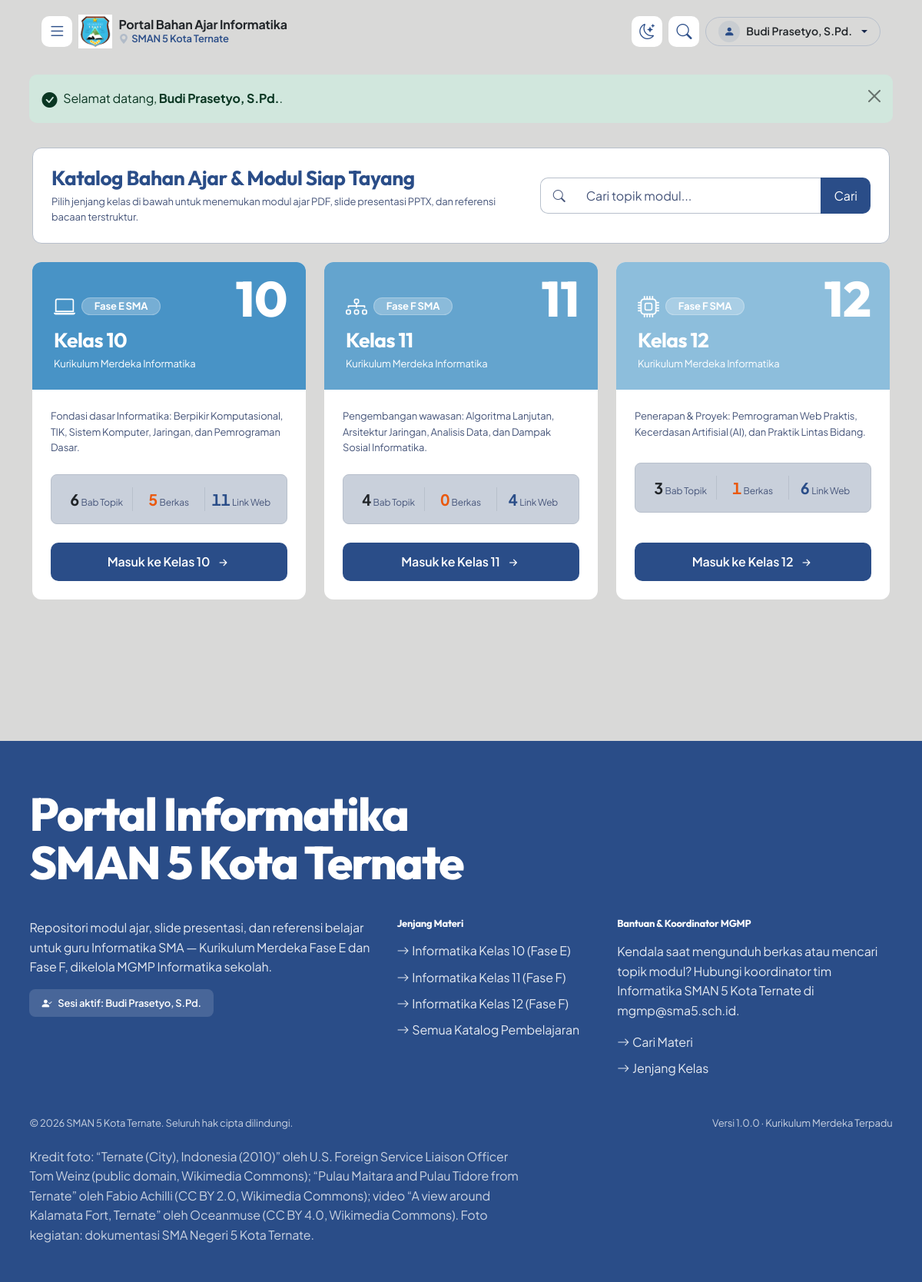
Page /guru/index.php (signed in) on the committed database.
### tables this page shows
CREATE TABLE `kelas` (
  `id` INT AUTO_INCREMENT PRIMARY KEY,
  `nama_kelas` VARCHAR(20) NOT NULL,
  `tingkat` INT NOT NULL,
  `deskripsi` VARCHAR(255) DEFAULT NULL
);

### includes/config.php (called while the page is built, shortened)
<?php
function base_url($path = '') {
    $p = ltrim(str_replace('\\', '/', $path), '/');
    return BASE_PATH . '/' . $p;
}

### guru/index.php (the view, shortened to what this page needs)
<?php
require_once __DIR__ . '/../includes/config.php';
require_once __DIR__ . '/../includes/db.php';
require_once __DIR__ . '/../includes/functions.php';
$stmtKelas = $pdo->query("
    SELECT k.*,
           COUNT(DISTINCT t.id) as total_topik,
           COUNT(DISTINCT f.id) as total_file,
           COUNT(DISTINCT r.id) as total_referensi
    FROM kelas k
    LEFT JOIN topik t ON k.id = t.kelas_id
    LEFT JOIN file_materi f ON t.id = f.topik_id
    LEFT JOIN referensi r ON t.id = r.topik_id
    GROUP BY k.id
    ORDER BY k.tingkat ASC
");
$daftarKelas = $stmtKelas->fetchAll();
require_once __DIR__ . '/../includes/header.php';
?>
<div class="container pt-3 pb-4">
    <div class="card card-modern p-4 mb-4 bg-white anim-reveal" style="border-radius: var(--radius-lg); border: 1px solid var(--border-subtle);">
        <div class="row align-items-center gy-3">
            <div class="col-md-7">
                <h3 class="fw-bold mb-1" style="color: var(--color-primary);">
                    Katalog Bahan Ajar & Modul Siap Tayang
                </h3>
                <p class="text-muted small mb-0">
                    Pilih jenjang kelas di bawah untuk menemukan modul ajar PDF, slide presentasi PPTX, dan referensi bacaan terstruktur.
                </p>
            </div>
            <div class="col-md-5">
                <form action="<?= base_url('guru/search.php') ?>" method="GET">
                    <div class="input-group input-group-pill">
                        <span class="input-group-text bg-white border-end-0 text-muted ps-3">
                            <i class="bi bi-search"></i>
                        </span>
                        <input type="text" name="q" class="form-control border-start-0 border-end-0" placeholder="Cari topik modul..." required>
                        <button class="btn btn-pill-primary px-3" type="submit">
                            Cari
                        </button>
                    </div>
                </form>
            </div>
        </div>
    </div>
    <div class="row g-4 mb-5">
        <?php
        $header_classes = [
            10 => 'card-header-kelas-10',
            11 => 'card-header-kelas-11',
            12 => 'card-header-kelas-12'
        ];
            $icons = [
                10 => 'bi-laptop',
                11 => 'bi-diagram-3',
                12 => 'bi-cpu'
            ];
            $indexKartu = 0;
            foreach ($daftarKelas as $kls):
                $tingkat = $kls['tingkat'];
                $header_class = $header_classes[$tingkat] ?? 'card-header-kelas-10';
                $icon = $icons[$tingkat] ?? 'bi-book';
                $delayKartu = round($indexKartu * 0.15, 2);
                $indexKartu++;
            ?>
        <div class="col-lg-4 col-md-6">
            <div class="card card-kelas h-100 anim-reveal" style="--d: <?= $delayKartu ?>s;">
                <div class="card-header-gradient <?= $header_class ?>">
                    <span class="kelas-number-watermark"><?= $tingkat ?></span>
                    <div class="d-flex align-items-center gap-2 mb-2">
                        <i class="bi <?= $icon ?> fs-3 text-white"></i>
                        <span class="badge bg-white bg-opacity-25 rounded-pill px-3 py-1 text-white border border-white border-opacity-25 small">
                            Fase <?= $tingkat == 10 ? 'E' : 'F' ?> SMA
                        </span>
                    </div>
                    <h3 class="fw-bold mb-1 text-white"><?= e($kls['nama_kelas']) ?></h3>
                    <p class="small text-white text-opacity-90 mb-0">Kurikulum Merdeka Informatika</p>
                </div>
                <div class="card-body p-4 d-flex flex-column justify-content-between">
                    <div>
                        <p class="text-muted small mb-4" style="line-height: 1.6; min-height: 3.6em;">
                            <?= e($kls['deskripsi'] ?? 'Materi bahan ajar yang terstruktur dan siap digunakan.') ?>
                        </p>
                        <div class="p-3 rounded-3 mb-4" style="background: var(--color-ice); border: 1px solid var(--border-subtle);">
                                <div class="row text-center g-2">
                                    <div class="col-4 border-end" style="border-color: var(--border-subtle) !important;">
                                        <div class="fw-bold fs-5 text-dark counter-value" data-count="<?= (int) $kls['total_topik'] ?>"><?= $kls['total_topik'] ?></div>
                                        <small class="text-muted" style="font-size: 0.75rem;">Bab Topik</small>
                                    </div>
                                    <div class="col-4 border-end" style="border-color: var(--border-subtle) !important;">
                                        <div class="fw-bold fs-5 counter-value" data-count="<?= (int) $kls['total_file'] ?>" style="color: #ea580c;"><?= $kls['total_file'] ?></div>
                                        <small class="text-muted" style="font-size: 0.75rem;">Berkas</small>
                                    </div>
                                    <div class="col-4">
                                        <div class="fw-bold fs-5 counter-value" data-count="<?= (int) $kls['total_referensi'] ?>" style="color: var(--color-primary);"><?= $kls['total_referensi'] ?></div>
                                        <small class="text-muted" style="font-size: 0.75rem;">Link Web</small>
                                    </div>
                                </div>
                        </div>
                    </div>
                    <a href="<?= base_url('guru/kelas.php?tingkat=' . $tingkat) ?>" class="btn-pill btn-pill-primary w-100 justify-content-between">
                        <span>Masuk ke <?= e($kls['nama_kelas']) ?></span>
                        <i class="bi bi-arrow-right-short fs-5"></i>
                    </a>
                </div>
            </div>
        </div>
        <?php endforeach; ?>
    </div>
</div>
<?php require_once __DIR__ . '/../includes/footer.php'; ?>

### assets/css/style.css (style rules this page uses)
html { overflow-x: clip; max-width: 100%; -webkit-text-size-adjust: 100%; text-size-adjust: 100%; touch-action: manipulation; scroll-behavior: smooth; scroll-padding-top: calc(var(--nav-h) + 16px); }
body { font-family: 'Plus Jakarta Sans', -apple-system, BlinkMacSystemFont, "Segoe UI", Roboto, sans-serif; font-size: var(--fs-body); line-height: 1.55; background-color: var(--ground); color: var(--ink); min-height: 100svh; display: flex; flex-direction: column; letter-spacing: -0.01em; overflow-x: clip; max-width: 100%; margin: 0; }
h1, h2, h3, h4, h5, h6, .font-heading { font-family: 'Outfit', 'Plus Jakarta Sans', sans-serif; color: var(--ink); letter-spacing: -0.02em; font-weight: 700; line-height: 1.15; }
body.landing h3 { font-size: var(--fs-lead); }
p { margin-top: 0; }
a { color: var(--accent); text-decoration: none; transition: color 0.2s ease; }
small, .small { font-size: var(--fs-small); }
.btn { border-radius: var(--radius-md); }
.btn-pill { border-radius: var(--radius-md); border: 0; padding: 0.6rem 1.35rem; font-weight: 600; font-size: var(--fs-body); display: inline-flex !important; align-items: center !important; justify-content: center !important; white-space: nowrap !important; text-decoration: none !important; gap: 0.45rem; transition: background-color 0.2s ease, color 0.2s ease, transform 0.2s ease; }
.btn-pill-primary { background-color: var(--accent); color: var(--accent-ink); }
.card-modern { background: var(--surface); transition: background-color 0.2s ease, color 0.2s ease; overflow: hidden; }
.card { border: 0; border-radius: var(--radius-lg); }
.badge { font-size: var(--fs-small); }
.card-kelas { transition: background-color 0.2s ease, color 0.2s ease; background: var(--surface); overflow: hidden; }
.card-kelas .card-header-gradient { padding: 2.25rem 1.75rem 1.5rem; color: #ffffff; position: relative; }
.card-header-kelas-10 { background: #4893C6; }
.card-header-kelas-11 { background: #64A4CE; }
.card-header-kelas-12 { background: #8DBEDC; }
.card-kelas .kelas-number-watermark { position: absolute; right: 1.5rem; top: 1rem; font-size: 4rem; font-weight: 800; color: #ffffff; line-height: 1; font-family: 'Outfit', sans-serif; pointer-events: none; }
.form-control, .form-select { border-radius: var(--radius-md); border: 1px solid var(--border-subtle); padding: 0.68rem 1rem; color: var(--text-main); background-color: var(--surface); font-size: var(--fs-body); transition: background-color 0.2s ease, color 0.2s ease, border-color 0.2s ease; }
.input-group { border-radius: var(--radius-md); }
.input-group > * { border-radius: 0; }
.input-group > :first-child { border-radius: var(--radius-md) 0 0 var(--radius-md); }
.input-group > :last-child { border-radius: 0 var(--radius-md) var(--radius-md) 0; }
.anim-reveal { transition: opacity 0.6s var(--ease-out) var(--d, 0s), transform 0.7s var(--ease-out) var(--d, 0s); }
.js-anim .anim-reveal { opacity: 0; transform: translateY(24px); }
.js-anim .anim-reveal.is-visible { opacity: 1; transform: none; }
.counter-value { display: inline-block; font-variant-numeric: tabular-nums; transition: color 0.3s ease; }
.btn-pill i.bi-arrow-right-short, .btn-pill i.bi-arrow-right-circle, .btn-pill i.bi-arrow-down-circle { display: inline-block; transition: transform 0.3s var(--ease-out); }

### rows in the picture
kelas: $delayKartu 0 (drawn), tingkat "10", shows "E", nama_kelas "Kelas 10", deskripsi "Fondasi dasar Informatika: Berpikir Komputasional, TIK, Sistem Komputer, Jaringan, dan Pemrograman Dasar.", total_topik "6", total_file "5", total_referensi "11"
kelas: $delayKartu 0.15 (drawn), tingkat "11", shows "F", nama_kelas "Kelas 11", deskripsi "Pengembangan wawasan: Algoritma Lanjutan, Arsitektur Jaringan, Analisis Data, dan Dampak Sosial Informatika.", total_topik "4", total_file "0", total_referensi "4"
kelas: $delayKartu 0.3 (drawn), tingkat "12", shows "F", nama_kelas "Kelas 12", deskripsi "Penerapan & Proyek: Pemrograman Web Praktis, Kecerdasan Artifisial (AI), dan Praktik Lintas Bidang.", total_topik "3", total_file "1", total_referensi "6"

### other values in the picture
$current_user['nama'] "Budi Prasetyo, S.Pd."
$flash['message'] "Selamat datang, Budi Prasetyo, S.Pd. ."
current_user()['nama'] "Budi Prasetyo, S.Pd."
APP_SCHOOL "SMAN 5 Kota Ternate"
APP_VERSION "1.0.0"
